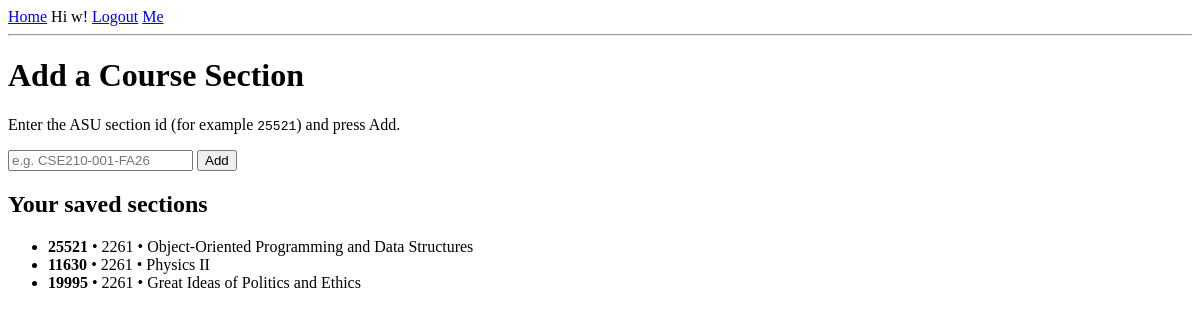
The page /me (signed in) on the database as committed earlier.
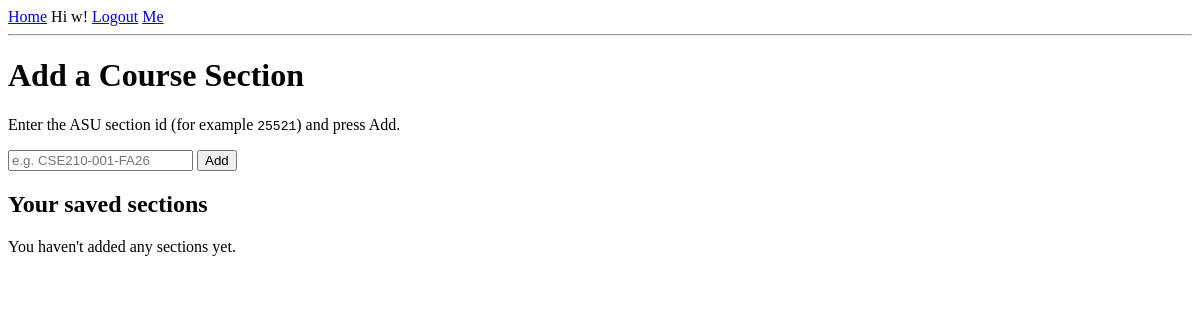
The same page on the database as committed later.
### models.py (models this page shows, shortened)
class User(db.Model, UserMixin):
    __tablename__ = "users"
    id = db.Column(db.Integer, primary_key=True, autoincrement=True)
    first_name = db.Column(db.String(25), nullable=False)
    last_name = db.Column(db.String(50), nullable=False)
    password_hash = db.Column(db.String(255), nullable=False)
    saved_sections = db.relationship(
        "UserCourse", back_populates="user", cascade="all, delete-orphan"
    )

class CourseSection(db.Model):
    __tablename__ = "course_sections"
    id = db.Column(db.Integer, primary_key=True, autoincrement=True)
    course_id = db.Column(db.Integer, db.ForeignKey("courses.id", ondelete="CASCADE"), nullable=False)
    asu_section_id = db.Column(db.Integer, nullable=False, unique=True)
    term = db.Column(db.String(20), nullable=False)
    location = db.Column(db.String(25), nullable=False)
    days_of_week = db.Column(db.String(21), nullable=False)
    start_time = db.Column(db.Time, nullable=True)
    end_time = db.Column(db.Time, nullable=True)
    start_date = db.Column(db.Date, nullable=False)
    end_date = db.Column(db.Date, nullable=False)
    course = db.relationship("Course", back_populates="sections")
    enrolled_users = db.relationship("UserCourse", back_populates="section", cascade="all, delete-orphan")

class Course(db.Model):
    __tablename__ = "courses"
    id = db.Column(db.Integer, primary_key=True, autoincrement=True)
    asu_course_id = db.Column(db.String(7), nullable=False)
    title = db.Column(db.String(100), nullable=False)
    sections = db.relationship("CourseSection", back_populates="course", cascade="all, delete-orphan")

### app.py (the view, shortened to what this page needs)
@app.route('/me', methods=['GET', 'POST'])
@login_required
def me():
    user_sections = (
        models.UserCourse.query
        .filter_by(user_id=current_user.id)
        .join(models.CourseSection)
        .all()
    )
    sections = [uc.section for uc in user_sections]
    return render_template(
        "me.html",
        sections=sections
    )

### app.py (called while the page is built)
@login_manager.user_loader
def load_user(user_id):
    return models.User.query.get(int(user_id))

### templates/me.html (shortened to what this page needs)
{% extends "base.html" %}
{% block content %}
<h1>Add a Course Section</h1>
<p>Enter the ASU section id (for example <code>25521</code>) and press Add.</p>
<form method="post" action="{{ url_for('me') }}">
<input id="asu_section_id" name="asu_section_id" type="text" placeholder="e.g. CSE210-001-FA26" required />
<button type="submit">Add</button>
</form>
<section>
<h2>Your saved sections</h2>
{% if sections %}
    <ul>
    {% for s in sections %}
        <li>
        <strong>{{ s.asu_section_id if s.asu_section_id is defined else s.get('asu_section_id') }}</strong>
        <span class="meta">
            {% if s.term is defined and s.term %} • {{ s.term }}{% endif %}
            {% if s.course is defined and s.course.title %} • {{ s.course.title }}{% endif %}
        </span>
        </li>
    {% endfor %}
    </ul>
{% else %}
    <p class="empty">You haven't added any sections yet.</p>
{% endif %}
</section>
{% endblock %}

### templates/base.html (shortened to what this page needs)
<!DOCTYPE html>
<html lang="en">
<head>
</head>
<body>
<header>
    <nav>
        <a href="{{ url_for('index') }}">Home</a>
        {% if current_user.is_authenticated %}
            <span>Hi {{ current_user.first_name }}!</span>
            <a href="{{ url_for('logout') }}">Logout</a>
            <a href="{{ url_for('me') }}">Me</a>
        {% else %}
            <a href="{{ url_for('login') }}">Login</a>
            <a href="{{ url_for('register') }}">Register</a>
        {% endif %}
    </nav>
    <hr>
</header>
<main>
    {% block content %}{% endblock %}
</main>
</body>
</html>

Rows that differ between the two databases and show on the page:
no longer on this page (row edited): CourseSection: asu_section "25521", term "2261", course "Object-Oriented Programming and Data Structures"
no longer on this page (row edited): CourseSection: asu_section "11630", term "2261", course "Physics II"
no longer on this page (row edited): CourseSection: asu_section "19995", term "2261", course "Great Ideas of Politics and Ethics"
Other text that changed with them:
text now shown: "You haven't added any sections yet."
